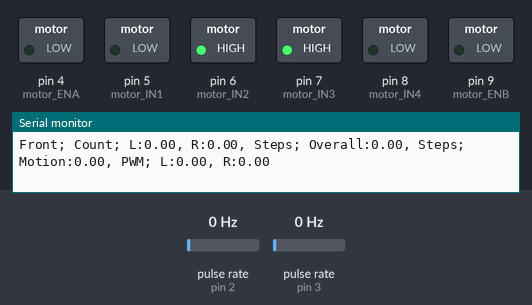
This sketch was run on a simulated Arduino Uno, built with avr-gcc and run on an emulated ATmega328P. Shown: switched loads named in the sketch (green lamp = pin HIGH), the last lines printed to the serial monitor. Wiring (inferred from the names in the program): 2 × pulse sensor: data pin 2 / data pin 3. The inputs (shaded band) are chosen by the test bench; at power-on: pulse rate (sensors on pin 2, pin 3) 0 Hz.

Above: at 0.07 s.
At 1.2 s:
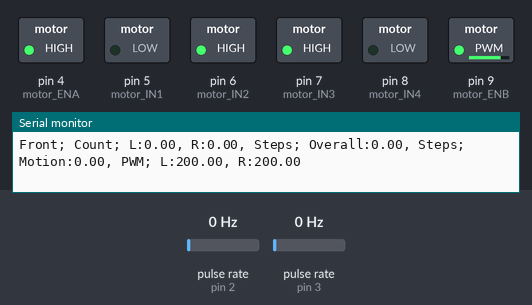
1.3 s: pulse rate (sensor on pin 2) set to 50 Hz
At 2.6 s:
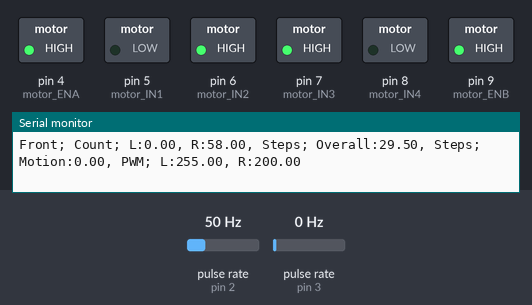
4.3 s: pulse rate (sensor on pin 3) set to 4 Hz
7.3 s: pulse rate (sensor on pin 3) set to 50 Hz
10.3 s: pulse rate (sensor on pin 2) set to 196 Hz
Timing chart, 0 to 13.3 s (numbered marks = the images above; inputs shaded):
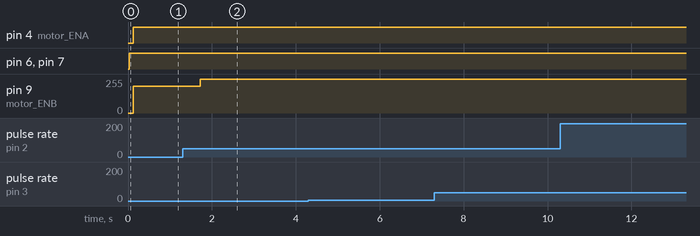

Measured:
- after the input at 1.3 s, pin 9 (motor_ENB): 200/255 → 255/255 after 0.42 s

The sketch:

Chotu_v2.ino
```cpp
/*
 * Chotu V2 Controller Layer
 *
 * Code By Abdul Samad
 * customscrypts.com
 *
 */

#include <AutoPID.h>

// Can Range from 0 to 255
#define robot_speed_min 200
#define robot_speed_max 255

#define KP 0.012
#define KI 0.03
#define KD 0.0001

#define motor_ENA 4
#define motor_IN1 5
#define motor_IN2 6
#define motor_IN3 7
#define motor_IN4 8
#define motor_ENB 9

#define encoder_L_C1 3 // Base Motor # 1
#define encoder_R_C1 2 // Base Motor # 2

#define Front 1
#define Rear 2
#define Right 3
#define Left 4

#define Stop 0
#define Start 1
#define CW 2
#define CCW 3

double countLeft=0;
double countRight=0;
double stepsOverall=0;
double stepsMotion=0;
double pwmLeft,pwmRight;
int currentMotion=0;

AutoPID leftPID(&countLeft, &countRight, &pwmLeft, robot_speed_min, robot_speed_max, KP, KI, KD);
AutoPID rightPID(&countRight, &countLeft, &pwmRight, robot_speed_min, robot_speed_max, KP, KI, KD);

void setup() {
  pinMode(motor_ENA,OUTPUT);
  pinMode(motor_IN1,OUTPUT);
  pinMode(motor_IN2,OUTPUT);
  pinMode(motor_IN3,OUTPUT);
  pinMode(motor_IN4,OUTPUT);
  pinMode(motor_ENB,OUTPUT);

  pinMode(encoder_L_C1,INPUT);
  pinMode(encoder_R_C1,INPUT);

  attachInterrupt(digitalPinToInterrupt(encoder_L_C1), encoderLeft, RISING);
  attachInterrupt(digitalPinToInterrupt(encoder_R_C1), encoderRight, RISING);

  // If input is more than value mentioned below or above setpoint, PWM will be set to min or max respectively
  leftPID.setBangBang(20);
  rightPID.setBangBang(20);

  // PID update interval
  leftPID.setTimeStep(4);
  rightPID.setTimeStep(4);

  Serial.begin(9600);
}

void loop() {

  moveForward(10000);
  printStatus();

}

String motionText(int motionInteger){
  switch(motionInteger){
    case Stop:
    return "Stop";
    break;
    case Front:
    return "Front";
    break;
    case Rear:
    return "Rear";
    break;
    case Left:
    return "Left";
    break;
    case Right:
    return "Right";
    break;
  }
}

void printStatus(){
  Serial.print(motionText(currentMotion));
  Serial.print("; Count; L:");
  Serial.print(countLeft);
  Serial.print(", R:");
  Serial.print(countRight);
  Serial.print(", Steps; Overall:");
  Serial.print(stepsOverall);
  Serial.print(", Steps; Motion:");
  Serial.print(stepsMotion);
  Serial.print(", PWM; L:");
  Serial.print(pwmLeft);
  Serial.print(", R:");
  Serial.print(pwmRight);
  Serial.println();
}

void encoderLeft(){
  countLeft++;
  stepsOverall = (countLeft + countRight)/2;
}
void encoderRight(){
  countRight++;
  stepsOverall = (countLeft + countRight)/2;
}

void turnLeft(double steps){
  moveDirection(Left, steps);
}
void turnRight(double steps){
  moveDirection(Right, steps);
}
void moveForward(double steps){
  moveDirection(Front, steps);
}
void moveBackward(double steps){
  moveDirection(Rear, steps);
}

void stopMotion(){
  motor(Left,Stop,Stop);
  motor(Right,Stop,Stop);
  currentMotion = Stop;
}

void resetMotionSteps(){
  stepsMotion = stepsOverall;
}

void moveDirection(int Direction, double steps){
  if(stepsOverall-stepsMotion<steps){
    if(currentMotion==Direction){

      rightPID.run();
      leftPID.run();

      switch(Direction){
        case Front:
        motor(Right, pwmRight, CCW);
        motor(Left, pwmLeft, CW);
        break;

        case Rear:
        motor(Right, pwmRight, CW);
        motor(Left, pwmLeft, CCW);
        break;

        case Right:
        motor(Right, pwmRight, CW);
        motor(Left, pwmLeft, CW);
        break;

        case Left:
        motor(Right, pwmRight, CCW);
        motor(Left, pwmLeft, CCW);
        break;
      }


    }else{
      currentMotion=Direction;
      resetMotionSteps();
    }
  }else{
    stopMotion();
  }
}

void motor(int LeftRight, int pwm, int CWCCW){
      switch(LeftRight){
        case Right:
        switch(CWCCW){
          case CW:
          digitalWrite(motor_IN1,HIGH);
          digitalWrite(motor_IN2,LOW);
          break;
          case CCW:
          digitalWrite(motor_IN1,LOW);
          digitalWrite(motor_IN2,HIGH);
          break;
        }
          //digitalWrite(motor_ENA,HIGH);
          analogWrite(motor_ENA,pwm);
        break;
        case Left:
        switch(CWCCW){
          case CW:
          digitalWrite(motor_IN3,HIGH);
          digitalWrite(motor_IN4,LOW);
          break;
          case CCW:
          digitalWrite(motor_IN3,LOW);
          digitalWrite(motor_IN4,HIGH);
          break;
        }
          //digitalWrite(motor_ENB,HIGH);
          analogWrite(motor_ENB,pwm);
        break;
      }
}
```
